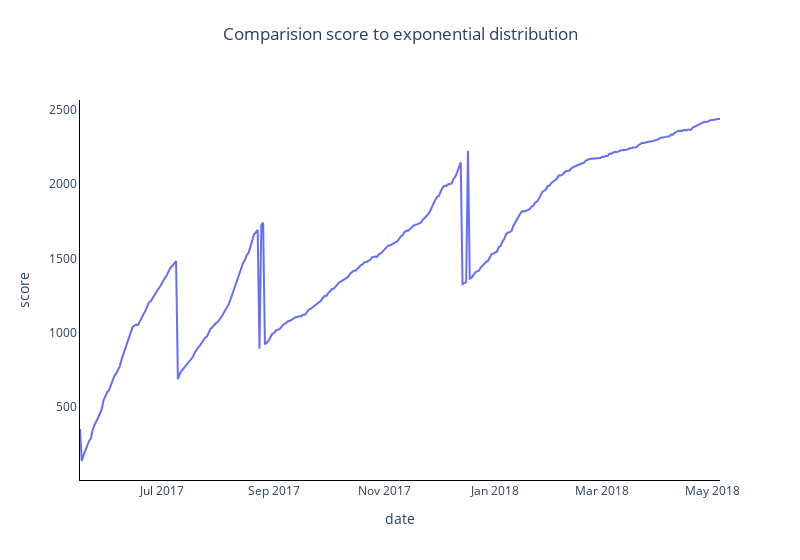

The notebook cell this image was saved under:
### Code cell
fig = go.Figure()

# Add a line trace
fig.add_trace(go.Scatter(x=df_power_law_cumu_read['date'], y=df_power_law_cumu_read['score'], mode='lines', name='Line'))



# Customize the layout
fig.update_layout(
    title=dict(
        text='Comparision score to exponential distribution',  # Set the title here
        x=0.5,  # Center the title horizontally (0.5 means middle)
        y=0.95,  # Adjust the vertical position as needed (0.95 is near the top)
    ),
    xaxis=dict(title='date'),
    yaxis=dict(title='score'),
    paper_bgcolor='white',  # Set the background color to white
    plot_bgcolor='white',   # Set the plot area background color to white
    width=800
    
)

fig.update_xaxes(linecolor='black')
fig.update_yaxes(linecolor='black')
fig.update_traces(showlegend=False)
# Show the plot
fig.show()

### Figure 1 — Plotly figure (JSON) as saved in the notebook; plotly's stock layout.template omitted (floating-point values rounded to 4 significant figures; data arrays with more than 128 entries replaced by an {"elided": "..."} marker saying what was removed)
{"data": [{"mode": "lines", "name": "Line", "showlegend": false, "type": "scatter", "x": {"elided": "354 str values"}, "y": {"elided": "354 float values"}}], "layout": {"paper_bgcolor": "white", "plot_bgcolor": "white", "title": {"text": "Comparision score to exponential distribution", "x": 0.5, "y": 0.95}, "width": 800, "xaxis": {"linecolor": "black", "title": {"text": "date"}}, "yaxis": {"linecolor": "black", "title": {"text": "score"}}}}
